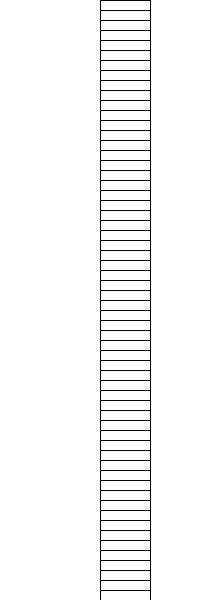
Frame 1 (no input)
Frame 60 (the mouse pressed at the canvas centre just before this capture): identical to frame 1, image omitted
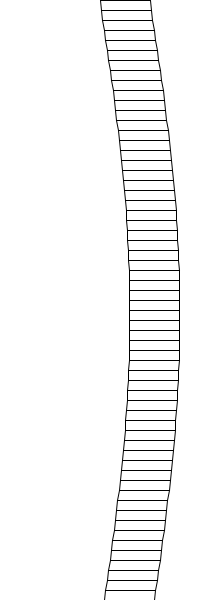
Frame 120 (the mouse held since frame 60 and released just before this capture)

The Processing sketch that drew these frames (run headless with seeded random() and noise(); from frame 60 on, the mouse is pressed at the canvas centre):

// Processing sketch: quad_strip_lines
// ── quad_strip_lines.pde
float curveWidth = 30.0;
float curveThickness = 50.0; 

void setup() {
  size(200, 600);
  noFill();
  stroke(0);
}

void draw() {
  background(255);

  float angleIncrement = map(mouseY, 0, height, 0.0, 0.1);
  float angle = 0.0;

  beginShape(QUAD_STRIP);
  for (int y = 0; y <= height; y += 10) {
    float x = width/2 + (sin(angle)* curveWidth);
    vertex(x, y);
    vertex(x + curveThickness, y);
    angle += angleIncrement;
  }
  endShape();
}
